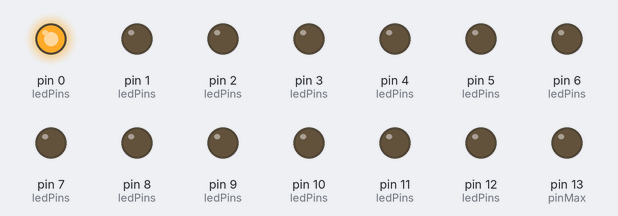
A sketch run on a simulated Arduino Uno, built with avr-gcc and run on an emulated ATmega328P. On the bench: output pins drawn as LEDs (lit = HIGH).

Above: at 0.16 s.
At 0.83 s:
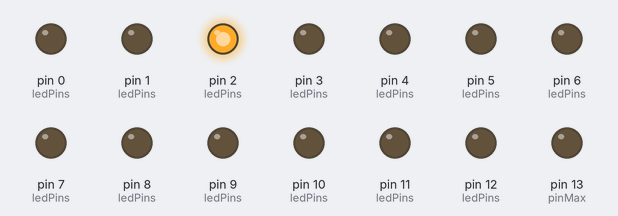
At 1.49 s:
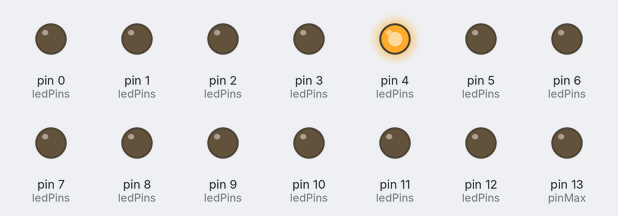
At 2.83 s:
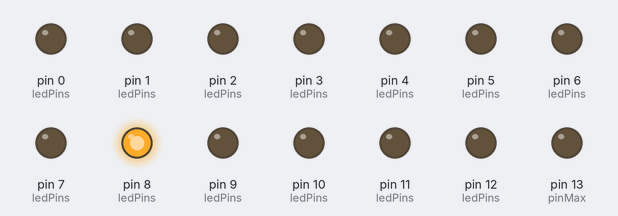
At 4.16 s:
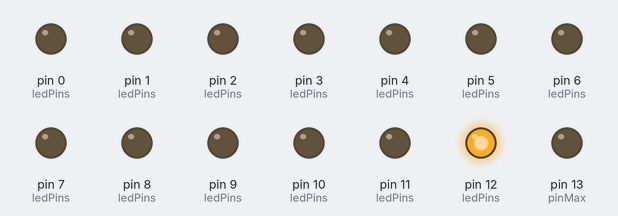
At 5.82 s:
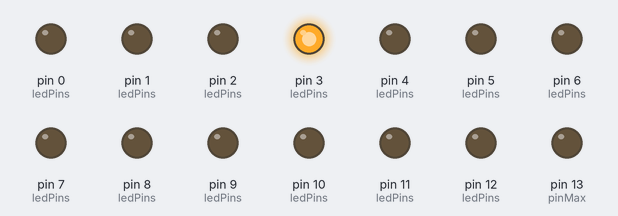
Timing chart, 0 to 6.1 s (numbered marks = the images above):
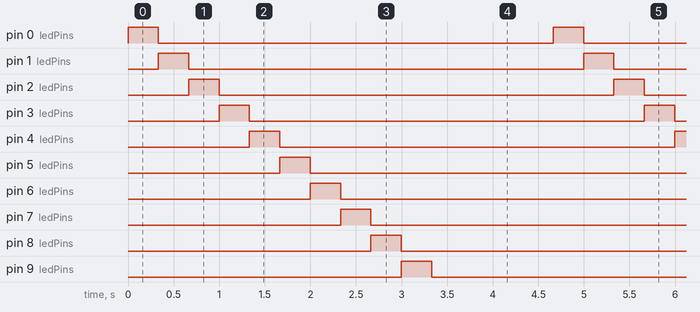

The sketch:

uno_led_chaser.ino
```cpp
// (licence header left out)
#define DELAY_MS 333
int ledPins[] = {0, 1, 2, 3, 4, 5, 6, 7, 8, 9, 10, 11, 12, 13};
int step = 0;
int pinMax = 13;
void setup()
{
  for (int pin : ledPins)
  {
    pinMode(pin, OUTPUT);
  }
}

void loop()
{
  if (step > pinMax)
  {
    step = 0;
  }
  for (int pin : ledPins)
  {
    digitalWrite(pin, pin == step ? HIGH : LOW);
  }
  step++;
  delay(DELAY_MS);
}
```

Measured:
- by itself, pin 0 (ledPins), pin 1 (ledPins), pin 2 (ledPins), pin 3 (ledPins), pin 4 (ledPins), pin 5 (ledPins), pin 6 (ledPins), pin 7 (ledPins), pin 8 (ledPins), pin 9 (ledPins), pin 10 (ledPins), pin 11 (ledPins), pin 12 (ledPins), pin 13 (pinMax): alternates HIGH for 0.33 s and LOW for 4.3 s
- by itself, everything shown: repeats every 4.7 s, in 14 steps
